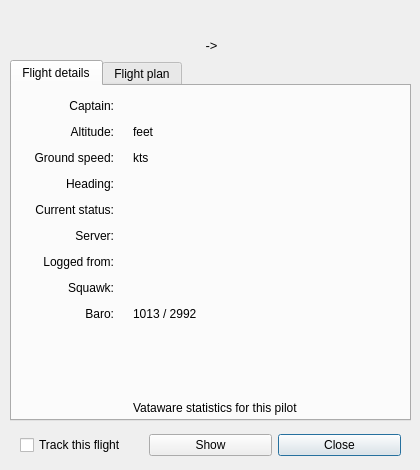
<?xml version="1.0" encoding="UTF-8"?>
<ui version="4.0">
 <class>FlightDetailsWindow</class>
 <widget class="QWidget" name="FlightDetailsWindow">
  <property name="windowModality">
   <enum>Qt::NonModal</enum>
  </property>
  <property name="geometry">
   <rect>
    <x>0</x>
    <y>0</y>
    <width>420</width>
    <height>470</height>
   </rect>
  </property>
  <property name="sizePolicy">
   <sizepolicy hsizetype="Fixed" vsizetype="Fixed">
    <horstretch>0</horstretch>
    <verstretch>0</verstretch>
   </sizepolicy>
  </property>
  <property name="minimumSize">
   <size>
    <width>420</width>
    <height>470</height>
   </size>
  </property>
  <property name="maximumSize">
   <size>
    <width>420</width>
    <height>470</height>
   </size>
  </property>
  <property name="windowTitle">
   <string>Flight details</string>
  </property>
  <property name="windowIcon">
   <iconset resource="imgs.qrc">
    <normaloff>:/mainIcon/icon.png</normaloff>:/mainIcon/icon.png</iconset>
  </property>
  <widget class="QTabWidget" name="InfoTab">
   <property name="geometry">
    <rect>
     <x>10</x>
     <y>60</y>
     <width>401</width>
     <height>361</height>
    </rect>
   </property>
   <property name="currentIndex">
    <number>0</number>
   </property>
   <property name="elideMode">
    <enum>Qt::ElideMiddle</enum>
   </property>
   <widget class="QWidget" name="FlightDetailsTab">
    <attribute name="title">
     <string>Flight details</string>
    </attribute>
    <widget class="QWidget" name="layoutWidget">
     <property name="geometry">
      <rect>
       <x>0</x>
       <y>10</y>
       <width>401</width>
       <height>321</height>
      </rect>
     </property>
     <layout class="QGridLayout" name="gridLayout" columnstretch="0,0,0">
      <property name="leftMargin">
       <number>20</number>
      </property>
      <property name="rightMargin">
       <number>60</number>
      </property>
      <item row="3" column="0">
       <widget class="QLabel" name="HeadingLabelDesc">
        <property name="text">
         <string>Heading:</string>
        </property>
        <property name="alignment">
         <set>Qt::AlignRight|Qt::AlignTrailing|Qt::AlignVCenter</set>
        </property>
       </widget>
      </item>
      <item row="2" column="0">
       <widget class="QLabel" name="GroundSpeedLabelDesc">
        <property name="text">
         <string>Ground speed:</string>
        </property>
        <property name="alignment">
         <set>Qt::AlignRight|Qt::AlignTrailing|Qt::AlignVCenter</set>
        </property>
       </widget>
      </item>
      <item row="6" column="1">
       <spacer name="horizontalSpacer_6">
        <property name="orientation">
         <enum>Qt::Horizontal</enum>
        </property>
        <property name="sizeType">
         <enum>QSizePolicy::Fixed</enum>
        </property>
        <property name="sizeHint" stdset="0">
         <size>
          <width>13</width>
          <height>20</height>
         </size>
        </property>
       </spacer>
      </item>
      <item row="5" column="2">
       <widget class="QLabel" name="ServerLabel">
        <property name="text">
         <string/>
        </property>
       </widget>
      </item>
      <item row="5" column="0">
       <widget class="QLabel" name="ServerLabelDesc">
        <property name="text">
         <string>Server:</string>
        </property>
        <property name="alignment">
         <set>Qt::AlignRight|Qt::AlignTrailing|Qt::AlignVCenter</set>
        </property>
       </widget>
      </item>
      <item row="4" column="1">
       <spacer name="horizontalSpacer_7">
        <property name="orientation">
         <enum>Qt::Horizontal</enum>
        </property>
        <property name="sizeType">
         <enum>QSizePolicy::Fixed</enum>
        </property>
        <property name="sizeHint" stdset="0">
         <size>
          <width>13</width>
          <height>20</height>
         </size>
        </property>
       </spacer>
      </item>
      <item row="9" column="0">
       <spacer name="verticalSpacer">
        <property name="orientation">
         <enum>Qt::Vertical</enum>
        </property>
        <property name="sizeType">
         <enum>QSizePolicy::Expanding</enum>
        </property>
        <property name="sizeHint" stdset="0">
         <size>
          <width>20</width>
          <height>70</height>
         </size>
        </property>
       </spacer>
      </item>
      <item row="1" column="2">
       <widget class="QLabel" name="AltitudeLabel">
        <property name="text">
         <string>feet</string>
        </property>
       </widget>
      </item>
      <item row="4" column="0">
       <widget class="QLabel" name="CurrentStatusLabelDesc">
        <property name="text">
         <string>Current status:</string>
        </property>
        <property name="alignment">
         <set>Qt::AlignRight|Qt::AlignTrailing|Qt::AlignVCenter</set>
        </property>
       </widget>
      </item>
      <item row="1" column="1">
       <spacer name="horizontalSpacer_2">
        <property name="orientation">
         <enum>Qt::Horizontal</enum>
        </property>
        <property name="sizeType">
         <enum>QSizePolicy::Fixed</enum>
        </property>
        <property name="sizeHint" stdset="0">
         <size>
          <width>13</width>
          <height>20</height>
         </size>
        </property>
       </spacer>
      </item>
      <item row="2" column="2">
       <widget class="QLabel" name="GroundSpeedLabel">
        <property name="text">
         <string>kts</string>
        </property>
       </widget>
      </item>
      <item row="10" column="2">
       <widget class="QLabel" name="VatawareLink">
        <property name="sizePolicy">
         <sizepolicy hsizetype="Preferred" vsizetype="MinimumExpanding">
          <horstretch>0</horstretch>
          <verstretch>0</verstretch>
         </sizepolicy>
        </property>
        <property name="minimumSize">
         <size>
          <width>220</width>
          <height>0</height>
         </size>
        </property>
        <property name="sizeIncrement">
         <size>
          <width>0</width>
          <height>0</height>
         </size>
        </property>
        <property name="font">
         <font>
          <pointsize>9</pointsize>
         </font>
        </property>
        <property name="text">
         <string>Vataware statistics for this pilot</string>
        </property>
        <property name="alignment">
         <set>Qt::AlignLeading|Qt::AlignLeft|Qt::AlignVCenter</set>
        </property>
        <property name="openExternalLinks">
         <bool>true</bool>
        </property>
        <property name="textInteractionFlags">
         <set>Qt::LinksAccessibleByKeyboard|Qt::LinksAccessibleByMouse</set>
        </property>
       </widget>
      </item>
      <item row="6" column="0">
       <widget class="QLabel" name="TimeOnlineLabelDesc">
        <property name="text">
         <string>Logged from:</string>
        </property>
        <property name="alignment">
         <set>Qt::AlignRight|Qt::AlignTrailing|Qt::AlignVCenter</set>
        </property>
       </widget>
      </item>
      <item row="2" column="1">
       <spacer name="horizontalSpacer_3">
        <property name="orientation">
         <enum>Qt::Horizontal</enum>
        </property>
        <property name="sizeType">
         <enum>QSizePolicy::Fixed</enum>
        </property>
        <property name="sizeHint" stdset="0">
         <size>
          <width>13</width>
          <height>20</height>
         </size>
        </property>
       </spacer>
      </item>
      <item row="10" column="0">
       <widget class="QLabel" name="VatawareIcon">
        <property name="text">
         <string/>
        </property>
        <property name="pixmap">
         <pixmap resource="imgs.qrc">:/extra/vataware.png</pixmap>
        </property>
        <property name="alignment">
         <set>Qt::AlignRight|Qt::AlignTrailing|Qt::AlignVCenter</set>
        </property>
       </widget>
      </item>
      <item row="3" column="2">
       <widget class="QLabel" name="HeadingLabel">
        <property name="text">
         <string/>
        </property>
       </widget>
      </item>
      <item row="1" column="0">
       <widget class="QLabel" name="AltitudeLabelDesc">
        <property name="text">
         <string>Altitude:</string>
        </property>
        <property name="alignment">
         <set>Qt::AlignRight|Qt::AlignTrailing|Qt::AlignVCenter</set>
        </property>
       </widget>
      </item>
      <item row="5" column="1">
       <spacer name="horizontalSpacer_5">
        <property name="orientation">
         <enum>Qt::Horizontal</enum>
        </property>
        <property name="sizeType">
         <enum>QSizePolicy::Fixed</enum>
        </property>
        <property name="sizeHint" stdset="0">
         <size>
          <width>13</width>
          <height>20</height>
         </size>
        </property>
       </spacer>
      </item>
      <item row="0" column="2">
       <widget class="QLabel" name="PilotLabel">
        <property name="minimumSize">
         <size>
          <width>220</width>
          <height>0</height>
         </size>
        </property>
        <property name="maximumSize">
         <size>
          <width>220</width>
          <height>16777215</height>
         </size>
        </property>
        <property name="text">
         <string/>
        </property>
       </widget>
      </item>
      <item row="4" column="2">
       <widget class="QLabel" name="CurrentStatusLabel">
        <property name="text">
         <string/>
        </property>
       </widget>
      </item>
      <item row="3" column="1">
       <spacer name="horizontalSpacer_4">
        <property name="orientation">
         <enum>Qt::Horizontal</enum>
        </property>
        <property name="sizeType">
         <enum>QSizePolicy::Fixed</enum>
        </property>
        <property name="sizeHint" stdset="0">
         <size>
          <width>13</width>
          <height>20</height>
         </size>
        </property>
       </spacer>
      </item>
      <item row="6" column="2">
       <widget class="QLabel" name="TimeOnlineLabel">
        <property name="text">
         <string/>
        </property>
       </widget>
      </item>
      <item row="0" column="1">
       <spacer name="horizontalSpacer">
        <property name="orientation">
         <enum>Qt::Horizontal</enum>
        </property>
        <property name="sizeType">
         <enum>QSizePolicy::Fixed</enum>
        </property>
        <property name="sizeHint" stdset="0">
         <size>
          <width>13</width>
          <height>20</height>
         </size>
        </property>
       </spacer>
      </item>
      <item row="0" column="0">
       <widget class="QLabel" name="PilotLabelDesc">
        <property name="text">
         <string>Captain:</string>
        </property>
        <property name="alignment">
         <set>Qt::AlignRight|Qt::AlignTrailing|Qt::AlignVCenter</set>
        </property>
       </widget>
      </item>
      <item row="7" column="0">
       <widget class="QLabel" name="SquawkLabelDesc">
        <property name="text">
         <string>Squawk:</string>
        </property>
        <property name="alignment">
         <set>Qt::AlignRight|Qt::AlignTrailing|Qt::AlignVCenter</set>
        </property>
       </widget>
      </item>
      <item row="7" column="2">
       <widget class="QLabel" name="SquawkLabel">
        <property name="text">
         <string/>
        </property>
       </widget>
      </item>
      <item row="8" column="0">
       <widget class="QLabel" name="AltimeterLabelDesc">
        <property name="text">
         <string>Baro:</string>
        </property>
        <property name="alignment">
         <set>Qt::AlignRight|Qt::AlignTrailing|Qt::AlignVCenter</set>
        </property>
       </widget>
      </item>
      <item row="7" column="1">
       <spacer name="horizontalSpacer_10">
        <property name="orientation">
         <enum>Qt::Horizontal</enum>
        </property>
        <property name="sizeType">
         <enum>QSizePolicy::Fixed</enum>
        </property>
        <property name="sizeHint" stdset="0">
         <size>
          <width>13</width>
          <height>20</height>
         </size>
        </property>
       </spacer>
      </item>
      <item row="8" column="1">
       <spacer name="horizontalSpacer_11">
        <property name="orientation">
         <enum>Qt::Horizontal</enum>
        </property>
        <property name="sizeType">
         <enum>QSizePolicy::Fixed</enum>
        </property>
        <property name="sizeHint" stdset="0">
         <size>
          <width>13</width>
          <height>20</height>
         </size>
        </property>
       </spacer>
      </item>
      <item row="8" column="2">
       <widget class="QLabel" name="AltimeterLabel">
        <property name="text">
         <string notr="true">1013 / 2992</string>
        </property>
       </widget>
      </item>
     </layout>
    </widget>
   </widget>
   <widget class="QWidget" name="FlightPlanTab">
    <attribute name="title">
     <string>Flight plan</string>
    </attribute>
    <widget class="QWidget" name="layoutWidget2">
     <property name="geometry">
      <rect>
       <x>10</x>
       <y>10</y>
       <width>371</width>
       <height>151</height>
      </rect>
     </property>
     <layout class="QGridLayout" name="gridLayout_3" columnstretch="0,0,0">
      <property name="leftMargin">
       <number>0</number>
      </property>
      <property name="rightMargin">
       <number>0</number>
      </property>
      <item row="0" column="1">
       <spacer name="horizontalSpacer_15">
        <property name="orientation">
         <enum>Qt::Horizontal</enum>
        </property>
        <property name="sizeType">
         <enum>QSizePolicy::Fixed</enum>
        </property>
        <property name="sizeHint" stdset="0">
         <size>
          <width>13</width>
          <height>20</height>
         </size>
        </property>
       </spacer>
      </item>
      <item row="4" column="2">
       <widget class="QLabel" name="TrueAirSpeedLabel">
        <property name="text">
         <string>kts</string>
        </property>
       </widget>
      </item>
      <item row="4" column="0">
       <widget class="QLabel" name="TrueAirSpeedLabelDesc">
        <property name="text">
         <string>TAS:</string>
        </property>
        <property name="alignment">
         <set>Qt::AlignRight|Qt::AlignTrailing|Qt::AlignVCenter</set>
        </property>
       </widget>
      </item>
      <item row="1" column="1">
       <spacer name="horizontalSpacer_16">
        <property name="orientation">
         <enum>Qt::Horizontal</enum>
        </property>
        <property name="sizeType">
         <enum>QSizePolicy::Fixed</enum>
        </property>
        <property name="sizeHint" stdset="0">
         <size>
          <width>13</width>
          <height>20</height>
         </size>
        </property>
       </spacer>
      </item>
      <item row="1" column="0">
       <widget class="QLabel" name="OriginLabel">
        <property name="text">
         <string>Origin:</string>
        </property>
        <property name="alignment">
         <set>Qt::AlignRight|Qt::AlignTrailing|Qt::AlignVCenter</set>
        </property>
       </widget>
      </item>
      <item row="2" column="1">
       <spacer name="horizontalSpacer_17">
        <property name="orientation">
         <enum>Qt::Horizontal</enum>
        </property>
        <property name="sizeType">
         <enum>QSizePolicy::Fixed</enum>
        </property>
        <property name="sizeHint" stdset="0">
         <size>
          <width>13</width>
          <height>20</height>
         </size>
        </property>
       </spacer>
      </item>
      <item row="3" column="2">
       <widget class="QLabel" name="AircraftLabel">
        <property name="text">
         <string/>
        </property>
       </widget>
      </item>
      <item row="3" column="0">
       <widget class="QLabel" name="AircraftLabelDesc">
        <property name="text">
         <string>Aircraft:</string>
        </property>
        <property name="alignment">
         <set>Qt::AlignRight|Qt::AlignTrailing|Qt::AlignVCenter</set>
        </property>
       </widget>
      </item>
      <item row="3" column="1">
       <spacer name="horizontalSpacer_18">
        <property name="orientation">
         <enum>Qt::Horizontal</enum>
        </property>
        <property name="sizeType">
         <enum>QSizePolicy::Fixed</enum>
        </property>
        <property name="sizeHint" stdset="0">
         <size>
          <width>13</width>
          <height>20</height>
         </size>
        </property>
       </spacer>
      </item>
      <item row="5" column="1">
       <spacer name="horizontalSpacer_20">
        <property name="orientation">
         <enum>Qt::Horizontal</enum>
        </property>
        <property name="sizeType">
         <enum>QSizePolicy::Fixed</enum>
        </property>
        <property name="sizeHint" stdset="0">
         <size>
          <width>13</width>
          <height>20</height>
         </size>
        </property>
       </spacer>
      </item>
      <item row="5" column="0">
       <widget class="QLabel" name="CruiseAltitudeLabelDesc">
        <property name="text">
         <string>Cruise altitude:</string>
        </property>
        <property name="alignment">
         <set>Qt::AlignRight|Qt::AlignTrailing|Qt::AlignVCenter</set>
        </property>
       </widget>
      </item>
      <item row="0" column="2">
       <widget class="QLabel" name="FlightRulesLabel">
        <property name="sizePolicy">
         <sizepolicy hsizetype="Fixed" vsizetype="Preferred">
          <horstretch>0</horstretch>
          <verstretch>0</verstretch>
         </sizepolicy>
        </property>
        <property name="minimumSize">
         <size>
          <width>240</width>
          <height>0</height>
         </size>
        </property>
        <property name="maximumSize">
         <size>
          <width>240</width>
          <height>16777215</height>
         </size>
        </property>
        <property name="text">
         <string/>
        </property>
       </widget>
      </item>
      <item row="0" column="0">
       <widget class="QLabel" name="FlightRulesLabelDesc">
        <property name="sizePolicy">
         <sizepolicy hsizetype="MinimumExpanding" vsizetype="Preferred">
          <horstretch>0</horstretch>
          <verstretch>0</verstretch>
         </sizepolicy>
        </property>
        <property name="text">
         <string>Flight rules:</string>
        </property>
        <property name="alignment">
         <set>Qt::AlignRight|Qt::AlignTrailing|Qt::AlignVCenter</set>
        </property>
       </widget>
      </item>
      <item row="5" column="2">
       <widget class="QLabel" name="CruiseAltitude">
        <property name="text">
         <string/>
        </property>
        <property name="alignment">
         <set>Qt::AlignLeading|Qt::AlignLeft|Qt::AlignVCenter</set>
        </property>
       </widget>
      </item>
      <item row="2" column="0">
       <widget class="QLabel" name="ArrivalLabel">
        <property name="text">
         <string>Arrival:</string>
        </property>
        <property name="alignment">
         <set>Qt::AlignRight|Qt::AlignTrailing|Qt::AlignVCenter</set>
        </property>
       </widget>
      </item>
      <item row="4" column="1">
       <spacer name="horizontalSpacer_19">
        <property name="orientation">
         <enum>Qt::Horizontal</enum>
        </property>
        <property name="sizeType">
         <enum>QSizePolicy::Fixed</enum>
        </property>
        <property name="sizeHint" stdset="0">
         <size>
          <width>13</width>
          <height>20</height>
         </size>
        </property>
       </spacer>
      </item>
      <item row="1" column="2">
       <widget class="AirportDetailsButton" name="OriginButton">
        <property name="text">
         <string/>
        </property>
        <property name="flat">
         <bool>false</bool>
        </property>
       </widget>
      </item>
      <item row="2" column="2">
       <widget class="AirportDetailsButton" name="ArrivalButton">
        <property name="text">
         <string/>
        </property>
       </widget>
      </item>
     </layout>
    </widget>
    <widget class="QWidget" name="layoutWidget3">
     <property name="geometry">
      <rect>
       <x>10</x>
       <y>161</y>
       <width>371</width>
       <height>161</height>
      </rect>
     </property>
     <layout class="QGridLayout" name="gridLayout_2">
      <property name="leftMargin">
       <number>45</number>
      </property>
      <property name="rightMargin">
       <number>0</number>
      </property>
      <item row="0" column="0">
       <widget class="QLabel" name="label">
        <property name="sizePolicy">
         <sizepolicy hsizetype="MinimumExpanding" vsizetype="Preferred">
          <horstretch>0</horstretch>
          <verstretch>0</verstretch>
         </sizepolicy>
        </property>
        <property name="text">
         <string>Route:</string>
        </property>
        <property name="alignment">
         <set>Qt::AlignRight|Qt::AlignTop|Qt::AlignTrailing</set>
        </property>
       </widget>
      </item>
      <item row="1" column="0">
       <widget class="QLabel" name="label_2">
        <property name="text">
         <string>Remarks:</string>
        </property>
        <property name="alignment">
         <set>Qt::AlignRight|Qt::AlignTop|Qt::AlignTrailing</set>
        </property>
       </widget>
      </item>
      <item row="1" column="1">
       <spacer name="horizontalSpacer_9">
        <property name="orientation">
         <enum>Qt::Horizontal</enum>
        </property>
        <property name="sizeType">
         <enum>QSizePolicy::Fixed</enum>
        </property>
        <property name="sizeHint" stdset="0">
         <size>
          <width>13</width>
          <height>20</height>
         </size>
        </property>
       </spacer>
      </item>
      <item row="0" column="2" alignment="Qt::AlignTop">
       <widget class="QPlainTextEdit" name="RouteField">
        <property name="sizePolicy">
         <sizepolicy hsizetype="Fixed" vsizetype="Fixed">
          <horstretch>0</horstretch>
          <verstretch>0</verstretch>
         </sizepolicy>
        </property>
        <property name="minimumSize">
         <size>
          <width>240</width>
          <height>80</height>
         </size>
        </property>
        <property name="maximumSize">
         <size>
          <width>240</width>
          <height>80</height>
         </size>
        </property>
        <property name="verticalScrollBarPolicy">
         <enum>Qt::ScrollBarAsNeeded</enum>
        </property>
        <property name="horizontalScrollBarPolicy">
         <enum>Qt::ScrollBarAlwaysOff</enum>
        </property>
        <property name="readOnly">
         <bool>true</bool>
        </property>
        <property name="textInteractionFlags">
         <set>Qt::TextSelectableByKeyboard|Qt::TextSelectableByMouse</set>
        </property>
       </widget>
      </item>
      <item row="0" column="1">
       <spacer name="horizontalSpacer_8">
        <property name="orientation">
         <enum>Qt::Horizontal</enum>
        </property>
        <property name="sizeType">
         <enum>QSizePolicy::Fixed</enum>
        </property>
        <property name="sizeHint" stdset="0">
         <size>
          <width>13</width>
          <height>20</height>
         </size>
        </property>
       </spacer>
      </item>
      <item row="1" column="2">
       <widget class="QPlainTextEdit" name="RemarksField">
        <property name="minimumSize">
         <size>
          <width>240</width>
          <height>60</height>
         </size>
        </property>
        <property name="maximumSize">
         <size>
          <width>240</width>
          <height>60</height>
         </size>
        </property>
        <property name="horizontalScrollBarPolicy">
         <enum>Qt::ScrollBarAlwaysOff</enum>
        </property>
        <property name="readOnly">
         <bool>true</bool>
        </property>
        <property name="textInteractionFlags">
         <set>Qt::TextSelectableByKeyboard|Qt::TextSelectableByMouse</set>
        </property>
       </widget>
      </item>
     </layout>
    </widget>
   </widget>
  </widget>
  <widget class="QWidget" name="layoutWidget4">
   <property name="geometry">
    <rect>
     <x>6</x>
     <y>5</y>
     <width>411</width>
     <height>51</height>
    </rect>
   </property>
   <layout class="QVBoxLayout" name="verticalLayout">
    <item>
     <widget class="QLabel" name="CallsignLabel">
      <property name="font">
       <font>
        <pointsize>14</pointsize>
       </font>
      </property>
      <property name="text">
       <string/>
      </property>
      <property name="alignment">
       <set>Qt::AlignCenter</set>
      </property>
     </widget>
    </item>
    <item>
     <widget class="QLabel" name="RouteLabel">
      <property name="font">
       <font>
        <pointsize>10</pointsize>
       </font>
      </property>
      <property name="text">
       <string notr="true">-&gt;</string>
      </property>
      <property name="alignment">
       <set>Qt::AlignCenter</set>
      </property>
     </widget>
    </item>
   </layout>
  </widget>
  <widget class="QWidget" name="layoutWidget5">
   <property name="geometry">
    <rect>
     <x>20</x>
     <y>430</y>
     <width>381</width>
     <height>31</height>
    </rect>
   </property>
   <layout class="QHBoxLayout" name="horizontalLayout">
    <item>
     <widget class="QCheckBox" name="TrackFlightBox">
      <property name="text">
       <string>Track this flight</string>
      </property>
     </widget>
    </item>
    <item>
     <widget class="AirportDetailsButton" name="ShowButton">
      <property name="text">
       <string>Show</string>
      </property>
     </widget>
    </item>
    <item>
     <widget class="QPushButton" name="CloseButton">
      <property name="text">
       <string>Close</string>
      </property>
      <property name="default">
       <bool>true</bool>
      </property>
     </widget>
    </item>
   </layout>
  </widget>
 </widget>
 <customwidgets>
  <customwidget>
   <class>AirportDetailsButton</class>
   <extends>QPushButton</extends>
   <header>ui/buttons/airportdetailsbutton.h</header>
  </customwidget>
 </customwidgets>
 <resources>
  <include location="imgs.qrc"/>
 </resources>
 <connections>
  <connection>
   <sender>CloseButton</sender>
   <signal>clicked()</signal>
   <receiver>FlightDetailsWindow</receiver>
   <slot>hide()</slot>
   <hints>
    <hint type="sourcelabel">
     <x>306</x>
     <y>444</y>
    </hint>
    <hint type="destinationlabel">
     <x>209</x>
     <y>234</y>
    </hint>
   </hints>
  </connection>
 </connections>
</ui>
